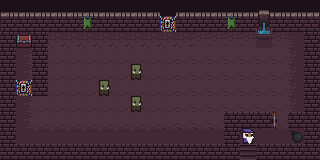

Below is a game level as drawn by its tile map, then a one-line description and the .tmx file that defines it, in full:
An orthogonal 20x10 tile map with 16x16 px tiles, 4 tile layers (Ground, Wall, Item, Entity), 3 tilesets.

<map version="1.0" tiledversion="1.1.2" orientation="orthogonal" renderorder="right-down" width="20" height="10" tilewidth="16" tileheight="16" infinite="0" nextobjectid="1">
 <tileset firstgid="1" source="TileSet/0x72_16x16DungeonTileset.v4.tsx" />
 <tileset firstgid="257" source="TileSet/Door0.tsx" />
 <tileset firstgid="305" source="TileSet/Open.tsx" />
 <layer name="Ground" width="20" height="10">
  <data encoding="csv">
101,101,101,101,101,101,101,101,101,101,101,101,101,101,101,101,101,101,101,101,
0,0,0,0,0,0,0,0,99,0,259,101,0,0,0,0,0,0,0,0,
0,97,98,98,98,98,98,98,98,98,98,98,99,99,99,99,83,99,100,0,
0,113,114,114,114,114,114,114,114,114,114,115,115,115,115,115,115,115,116,0,
0,113,114,114,114,114,114,114,114,114,114,115,115,115,115,115,115,115,116,116,
0,113,114,114,114,114,114,114,114,114,114,115,115,115,115,115,115,115,116,116,
0,113,114,114,114,114,114,114,114,114,114,115,115,115,115,115,115,115,116,0,
0,113,114,114,114,114,114,114,114,114,114,115,115,115,115,115,115,115,116,0,
0,129,130,130,130,130,130,130,130,130,131,131,131,131,131,131,131,131,132,0,
0,0,0,0,0,0,0,130,130,130,130,0,0,0,0,22,0,0,0,0
</data>
 </layer>
 <layer name="Wall" width="20" height="10">
  <data encoding="csv">
1,2,2,2,2,2,2,2,2,2,0,2,2,2,2,2,49,2,2,3,
17,18,18,18,18,78,18,18,18,18,0,18,18,18,78,18,67,18,18,19,
18,0,18,0,0,0,0,0,0,0,0,0,0,0,0,0,0,0,0,18,
18,0,18,0,0,0,0,0,0,0,0,0,0,0,0,0,0,0,0,18,
18,0,18,0,0,0,0,0,0,0,0,0,0,0,0,0,0,0,0,18,
18,259,18,0,0,0,0,0,0,0,0,0,0,0,0,0,0,0,0,18,
18,0,0,0,0,0,0,0,0,0,0,0,0,0,0,0,0,0,0,18,
18,0,0,0,0,0,0,0,0,0,0,0,0,0,18,18,18,305,18,18,
18,0,0,0,0,0,0,0,0,0,0,0,0,0,18,234,0,0,0,18,
18,18,18,18,18,18,18,18,18,18,18,18,18,18,18,0,18,18,18,18
</data>
 </layer>
 <layer name="Item" width="20" height="10">
  <data encoding="csv">
0,0,0,0,0,0,0,0,0,0,0,0,0,0,0,0,0,0,0,0,
0,0,0,0,0,0,0,0,0,0,0,0,0,0,0,0,0,0,0,0,
0,191,0,0,0,0,0,0,0,0,0,0,0,0,0,0,0,0,0,0,
0,0,0,0,0,0,0,0,0,0,0,0,0,0,0,0,0,0,0,0,
0,0,0,0,0,0,0,0,0,0,0,0,0,0,0,0,0,0,0,0,
0,0,0,0,0,0,0,0,0,0,0,0,0,0,0,0,0,0,0,0,
0,0,0,0,0,0,0,0,0,0,0,0,0,0,0,0,0,0,0,0,
0,0,0,0,0,0,0,0,0,0,0,0,0,0,0,0,0,0,0,0,
0,0,0,0,0,0,0,0,0,0,0,0,0,0,0,0,0,0,0,0,
0,0,0,0,0,0,0,0,0,0,0,0,0,0,0,0,0,0,0,0
</data>
 </layer>
 <layer name="Entity" width="20" height="10">
  <data encoding="csv">
0,0,0,0,0,0,0,0,0,0,0,0,0,0,0,0,0,0,0,0,
0,0,0,0,0,0,0,0,0,0,0,0,0,0,0,0,0,0,0,0,
0,0,0,0,0,0,0,0,0,0,0,0,0,0,0,0,0,0,0,0,
0,0,0,0,0,0,0,0,0,0,0,0,0,0,0,0,0,0,0,0,
0,0,0,0,0,0,0,0,2147483811,0,0,0,0,0,0,0,0,0,0,0,
0,0,0,0,0,0,2147483811,0,0,0,0,0,0,0,0,0,0,0,0,0,
0,0,0,0,0,0,0,0,2147483811,0,0,0,0,0,0,0,0,0,0,0,
0,0,0,0,0,0,0,0,0,0,0,0,0,0,0,0,0,0,0,0,
0,0,0,0,0,0,0,0,0,0,0,0,0,0,0,0,0,0,64,0,
0,0,0,0,0,0,0,0,0,0,0,0,0,0,0,0,0,0,0,0
</data>
 </layer>
</map>
